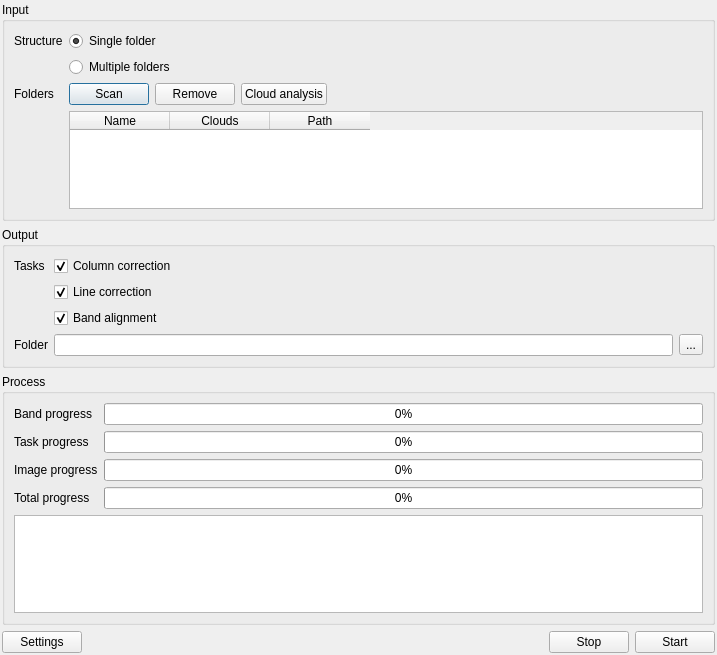
<?xml version="1.0" encoding="UTF-8"?>
<ui version="4.0">
 <class>Processor</class>
 <widget class="QDialog" name="Processor">
  <property name="geometry">
   <rect>
    <x>0</x>
    <y>0</y>
    <width>717</width>
    <height>655</height>
   </rect>
  </property>
  <property name="windowTitle">
   <string>Image Batch Processor</string>
  </property>
  <layout class="QGridLayout" name="gridLayout">
   <property name="margin">
    <number>2</number>
   </property>
   <item row="0" column="0">
    <widget class="QGroupBox" name="groupBox">
     <property name="title">
      <string>Input</string>
     </property>
     <layout class="QFormLayout" name="formLayout">
      <property name="fieldGrowthPolicy">
       <enum>QFormLayout::AllNonFixedFieldsGrow</enum>
      </property>
      <item row="0" column="0">
       <widget class="QLabel" name="label">
        <property name="text">
         <string>Structure</string>
        </property>
       </widget>
      </item>
      <item row="0" column="1">
       <widget class="QRadioButton" name="singleRadioButton">
        <property name="text">
         <string>Single folder</string>
        </property>
        <property name="checked">
         <bool>true</bool>
        </property>
       </widget>
      </item>
      <item row="1" column="1">
       <widget class="QRadioButton" name="multiRadioButton">
        <property name="text">
         <string>Multiple folders</string>
        </property>
       </widget>
      </item>
      <item row="2" column="0">
       <widget class="QLabel" name="label_2">
        <property name="text">
         <string>Folders</string>
        </property>
       </widget>
      </item>
      <item row="2" column="1">
       <widget class="QWidget" name="widget_3" native="true">
        <layout class="QHBoxLayout" name="horizontalLayout_3">
         <property name="margin">
          <number>0</number>
         </property>
         <item>
          <widget class="QPushButton" name="scanButton">
           <property name="maximumSize">
            <size>
             <width>16777215</width>
             <height>16777215</height>
            </size>
           </property>
           <property name="text">
            <string>Scan</string>
           </property>
           <property name="icon">
            <iconset resource="resources.qrc">
             <normaloff>:/sumbandilasat/icons/general/scan.png</normaloff>:/sumbandilasat/icons/general/scan.png</iconset>
           </property>
           <property name="iconSize">
            <size>
             <width>20</width>
             <height>20</height>
            </size>
           </property>
          </widget>
         </item>
         <item>
          <widget class="QPushButton" name="removeButton">
           <property name="text">
            <string>Remove</string>
           </property>
           <property name="icon">
            <iconset resource="resources.qrc">
             <normaloff>:/sumbandilasat/icons/general/remove.png</normaloff>:/sumbandilasat/icons/general/remove.png</iconset>
           </property>
           <property name="iconSize">
            <size>
             <width>20</width>
             <height>20</height>
            </size>
           </property>
          </widget>
         </item>
         <item>
          <widget class="QPushButton" name="cloudButton">
           <property name="text">
            <string>Cloud analysis</string>
           </property>
           <property name="icon">
            <iconset resource="resources.qrc">
             <normaloff>:/sumbandilasat/icons/toolbar/cloudcoverer.png</normaloff>:/sumbandilasat/icons/toolbar/cloudcoverer.png</iconset>
           </property>
           <property name="iconSize">
            <size>
             <width>20</width>
             <height>20</height>
            </size>
           </property>
          </widget>
         </item>
         <item>
          <spacer name="horizontalSpacer">
           <property name="orientation">
            <enum>Qt::Horizontal</enum>
           </property>
           <property name="sizeHint" stdset="0">
            <size>
             <width>40</width>
             <height>20</height>
            </size>
           </property>
          </spacer>
         </item>
        </layout>
       </widget>
      </item>
      <item row="3" column="1">
       <widget class="QTableWidget" name="table">
        <property name="editTriggers">
         <set>QAbstractItemView::NoEditTriggers</set>
        </property>
        <property name="selectionMode">
         <enum>QAbstractItemView::SingleSelection</enum>
        </property>
        <property name="selectionBehavior">
         <enum>QAbstractItemView::SelectRows</enum>
        </property>
        <column>
         <property name="text">
          <string>Name</string>
         </property>
        </column>
        <column>
         <property name="text">
          <string>Clouds</string>
         </property>
        </column>
        <column>
         <property name="text">
          <string>Path</string>
         </property>
        </column>
       </widget>
      </item>
     </layout>
    </widget>
   </item>
   <item row="1" column="0">
    <widget class="QGroupBox" name="groupBox_2">
     <property name="title">
      <string>Output</string>
     </property>
     <layout class="QFormLayout" name="formLayout_2">
      <property name="fieldGrowthPolicy">
       <enum>QFormLayout::AllNonFixedFieldsGrow</enum>
      </property>
      <item row="0" column="0">
       <widget class="QLabel" name="label_6">
        <property name="text">
         <string>Tasks</string>
        </property>
       </widget>
      </item>
      <item row="0" column="1">
       <widget class="QCheckBox" name="columnCheckBox">
        <property name="text">
         <string>Column correction</string>
        </property>
        <property name="checked">
         <bool>true</bool>
        </property>
       </widget>
      </item>
      <item row="1" column="1">
       <widget class="QCheckBox" name="lineCheckBox">
        <property name="text">
         <string>Line correction</string>
        </property>
        <property name="checked">
         <bool>true</bool>
        </property>
       </widget>
      </item>
      <item row="2" column="1">
       <widget class="QCheckBox" name="alignmentCheckBox">
        <property name="text">
         <string>Band alignment</string>
        </property>
        <property name="checked">
         <bool>true</bool>
        </property>
       </widget>
      </item>
      <item row="3" column="0">
       <widget class="QLabel" name="label_3">
        <property name="text">
         <string>Folder</string>
        </property>
       </widget>
      </item>
      <item row="3" column="1">
       <widget class="QWidget" name="widget" native="true">
        <layout class="QHBoxLayout" name="horizontalLayout">
         <property name="margin">
          <number>0</number>
         </property>
         <item>
          <widget class="QLineEdit" name="outputLineEdit"/>
         </item>
         <item>
          <widget class="QToolButton" name="outputButton">
           <property name="text">
            <string>...</string>
           </property>
          </widget>
         </item>
        </layout>
       </widget>
      </item>
     </layout>
    </widget>
   </item>
   <item row="3" column="0">
    <widget class="QWidget" name="widget_2" native="true">
     <layout class="QHBoxLayout" name="horizontalLayout_2">
      <property name="margin">
       <number>0</number>
      </property>
      <item>
       <widget class="QPushButton" name="settingsButton">
        <property name="text">
         <string>Settings</string>
        </property>
        <property name="icon">
         <iconset resource="resources.qrc">
          <normaloff>:/sumbandilasat/icons/general/settings.png</normaloff>:/sumbandilasat/icons/general/settings.png</iconset>
        </property>
        <property name="iconSize">
         <size>
          <width>20</width>
          <height>20</height>
         </size>
        </property>
       </widget>
      </item>
      <item>
       <spacer name="horizontalSpacer_2">
        <property name="orientation">
         <enum>Qt::Horizontal</enum>
        </property>
        <property name="sizeHint" stdset="0">
         <size>
          <width>40</width>
          <height>20</height>
         </size>
        </property>
       </spacer>
      </item>
      <item>
       <widget class="QPushButton" name="stopButton">
        <property name="text">
         <string>Stop</string>
        </property>
        <property name="icon">
         <iconset resource="resources.qrc">
          <normaloff>:/sumbandilasat/icons/general/stop.png</normaloff>:/sumbandilasat/icons/general/stop.png</iconset>
        </property>
        <property name="iconSize">
         <size>
          <width>20</width>
          <height>20</height>
         </size>
        </property>
       </widget>
      </item>
      <item>
       <widget class="QPushButton" name="startButton">
        <property name="text">
         <string>Start</string>
        </property>
        <property name="icon">
         <iconset resource="resources.qrc">
          <normaloff>:/sumbandilasat/icons/general/start.png</normaloff>:/sumbandilasat/icons/general/start.png</iconset>
        </property>
        <property name="iconSize">
         <size>
          <width>20</width>
          <height>20</height>
         </size>
        </property>
       </widget>
      </item>
     </layout>
    </widget>
   </item>
   <item row="2" column="0">
    <widget class="QGroupBox" name="groupBox_3">
     <property name="title">
      <string>Process</string>
     </property>
     <layout class="QGridLayout" name="gridLayout_2">
      <item row="1" column="1">
       <widget class="QProgressBar" name="bandProgressBar">
        <property name="value">
         <number>0</number>
        </property>
       </widget>
      </item>
      <item row="8" column="0" colspan="2">
       <widget class="QTextEdit" name="log"/>
      </item>
      <item row="3" column="1">
       <widget class="QProgressBar" name="taskProgressBar">
        <property name="value">
         <number>0</number>
        </property>
       </widget>
      </item>
      <item row="1" column="0">
       <widget class="QLabel" name="label_4">
        <property name="text">
         <string>Band progress</string>
        </property>
       </widget>
      </item>
      <item row="3" column="0">
       <widget class="QLabel" name="label_7">
        <property name="text">
         <string>Task progress</string>
        </property>
       </widget>
      </item>
      <item row="6" column="1">
       <widget class="QProgressBar" name="imageProgressBar">
        <property name="value">
         <number>0</number>
        </property>
       </widget>
      </item>
      <item row="7" column="1">
       <widget class="QProgressBar" name="totalProgressBar">
        <property name="value">
         <number>0</number>
        </property>
       </widget>
      </item>
      <item row="7" column="0">
       <widget class="QLabel" name="label_8">
        <property name="text">
         <string>Total progress</string>
        </property>
       </widget>
      </item>
      <item row="6" column="0">
       <widget class="QLabel" name="label_5">
        <property name="text">
         <string>Image progress</string>
        </property>
       </widget>
      </item>
     </layout>
    </widget>
   </item>
  </layout>
 </widget>
 <resources>
  <include location="resources.qrc"/>
 </resources>
 <connections/>
</ui>
